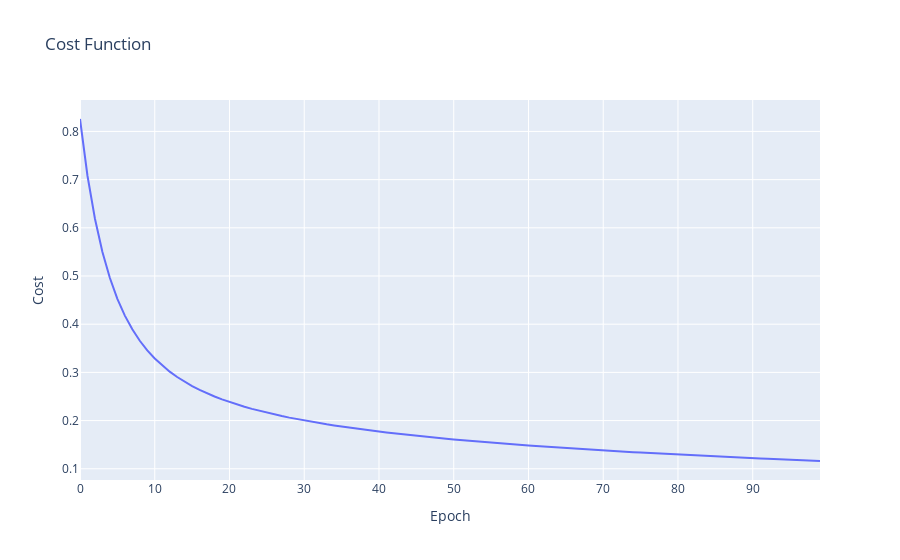
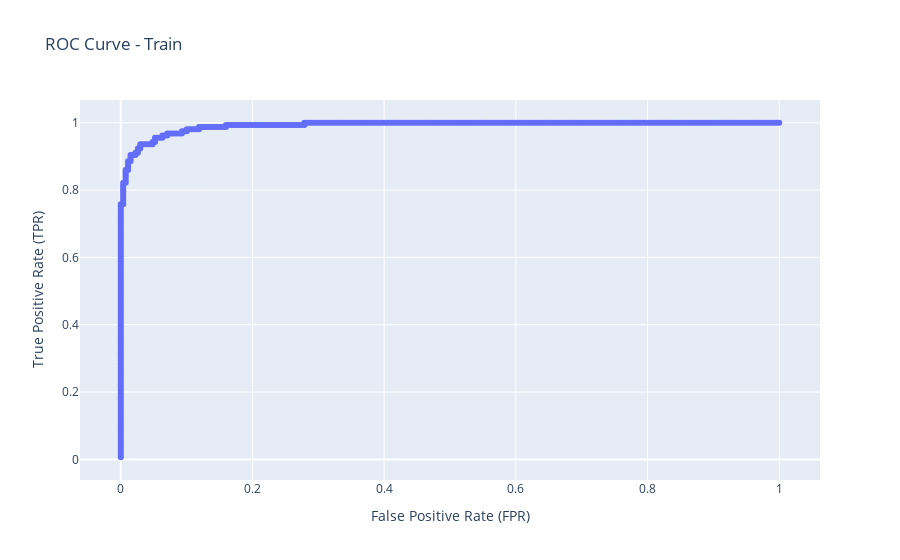
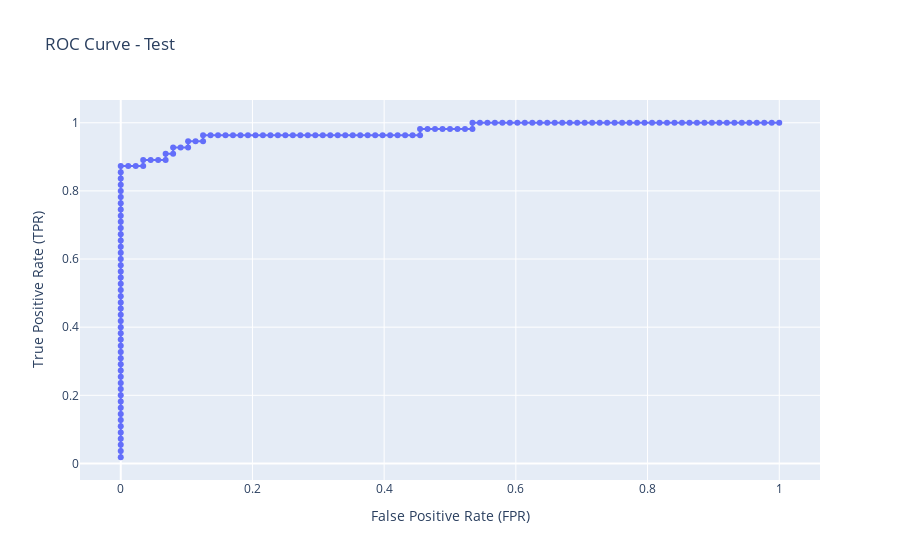

The notebook cell saved with these charts, in order:
### Markdown cell above
<span style="font-size:36px;">Use LogisticRegression with Normalize</span>

### Code cell
show_results(X_train, y_train, X_test, y_test, weights, bias, 0.1, 100, True)

### Figure 1 — Plotly figure (JSON) as saved in the notebook; plotly's stock layout.template omitted (floating-point values rounded to 4 significant figures)
{"data": [{"hovertemplate": "Epoch=%{x}<br>Cost=%{y}<extra></extra>", "legendgroup": "", "line": {"color": "#636efa", "dash": "solid"}, "marker": {"symbol": "circle"}, "mode": "lines", "name": "", "orientation": "v", "showlegend": false, "type": "scatter", "x": [0, 1, 2, 3, 4, 5, 6, 7, 8, 9, 10, 11, 12, 13, 14, 15, 16, 17, 18, 19, 20, 21, 22, 23, 24, 25, 26, 27, 28, 29, 30, 31, 32, 33, 34, 35, 36, 37, 38, 39, 40, 41, 42, 43, 44, 45, 46, 47, 48, 49, 50, 51, 52, 53, 54, 55, 56, 57, 58, 59, 60, 61, 62, 63, 64, 65, 66, 67, 68, 69, 70, 71, 72, 73, 74, 75, 76, 77, 78, 79, 80, 81, 82, 83, 84, 85, 86, 87, 88, 89, 90, 91, 92, 93, 94, 95, 96, 97, 98, 99], "xaxis": "x", "y": [0.8258, 0.7081, 0.619, 0.55, 0.4958, 0.4526, 0.4178, 0.3893, 0.3657, 0.3458, 0.3288, 0.3142, 0.3015, 0.2904, 0.2805, 0.2716, 0.2637, 0.2565, 0.25, 0.244, 0.2385, 0.2334, 0.2287, 0.2243, 0.2202, 0.2164, 0.2128, 0.2094, 0.2061, 0.2031, 0.2002, 0.1974, 0.1948, 0.1923, 0.1898, 0.1875, 0.1853, 0.1831, 0.1811, 0.1791, 0.1772, 0.1753, 0.1735, 0.1718, 0.1701, 0.1684, 0.1668, 0.1653, 0.1638, 0.1623, 0.1609, 0.1595, 0.1581, 0.1568, 0.1555, 0.1542, 0.1529, 0.1517, 0.1505, 0.1494, 0.1482, 0.1471, 0.146, 0.145, 0.1439, 0.1429, 0.1419, 0.1409, 0.1399, 0.1389, 0.138, 0.137, 0.1361, 0.1352, 0.1344, 0.1335, 0.1326, 0.1318, 0.131, 0.1302, 0.1294, 0.1286, 0.1278, 0.127, 0.1263, 0.1255, 0.1248, 0.1241, 0.1233, 0.1226, 0.122, 0.1213, 0.1206, 0.1199, 0.1193, 0.1186, 0.118, 0.1173, 0.1167, 0.1161], "yaxis": "y"}], "layout": {"legend": {"tracegroupgap": 0}, "title": {"text": "Cost Function"}, "xaxis": {"anchor": "y", "domain": [0, 1], "title": {"text": "Epoch"}}, "yaxis": {"anchor": "x", "domain": [0, 1], "title": {"text": "Cost"}}}}

### Figure 2 — Plotly figure (JSON) as saved in the notebook; plotly's stock layout.template omitted (floating-point values rounded to 4 significant figures; data arrays with more than 128 entries replaced by an {"elided": "..."} marker saying what was removed)
{"data": [{"hovertemplate": "False Positive Rate (FPR)=%{x}<br>True Positive Rate (TPR)=%{y}<extra></extra>", "legendgroup": "", "line": {"color": "#636efa", "dash": "solid"}, "marker": {"symbol": "circle"}, "mode": "lines+markers", "name": "", "orientation": "v", "showlegend": false, "type": "scatter", "x": {"elided": "426 float values"}, "xaxis": "x", "y": {"elided": "426 float values"}, "yaxis": "y"}], "layout": {"legend": {"tracegroupgap": 0}, "title": {"text": "ROC Curve - Train"}, "xaxis": {"anchor": "y", "domain": [0, 1], "title": {"text": "False Positive Rate (FPR)"}}, "yaxis": {"anchor": "x", "domain": [0, 1], "title": {"text": "True Positive Rate (TPR)"}}}}

### Figure 3 — Plotly figure (JSON) as saved in the notebook; plotly's stock layout.template omitted (floating-point values rounded to 4 significant figures; data arrays with more than 128 entries replaced by an {"elided": "..."} marker saying what was removed)
{"data": [{"hovertemplate": "False Positive Rate (FPR)=%{x}<br>True Positive Rate (TPR)=%{y}<extra></extra>", "legendgroup": "", "line": {"color": "#636efa", "dash": "solid"}, "marker": {"symbol": "circle"}, "mode": "lines+markers", "name": "", "orientation": "v", "showlegend": false, "type": "scatter", "x": {"elided": "143 float values"}, "xaxis": "x", "y": {"elided": "143 float values"}, "yaxis": "y"}], "layout": {"legend": {"tracegroupgap": 0}, "title": {"text": "ROC Curve - Test"}, "xaxis": {"anchor": "y", "domain": [0, 1], "title": {"text": "False Positive Rate (FPR)"}}, "yaxis": {"anchor": "x", "domain": [0, 1], "title": {"text": "True Positive Rate (TPR)"}}}}
